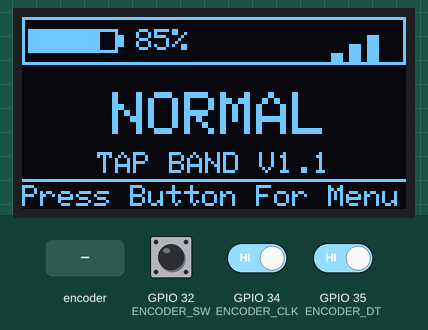
Bench run of a sketch on a simulated ESP32-C6. Shown: 128×64 one-colour display. The test bench sets the inputs (shaded band); at power-on: GPIO 32 (ENCODER_SW) HIGH, GPIO 34 (ENCODER_CLK) HIGH, GPIO 35 (ENCODER_DT) HIGH.

Above: at 1.3 s.
1.4 s: GPIO 32 (ENCODER_SW) driven LOW
At 2.6 s:
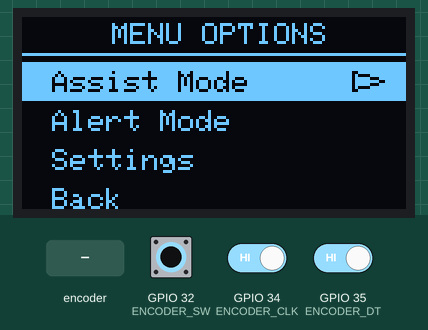
2.9 s: rotary encoder on GPIO 34 (ENCODER_CLK) / GPIO 35 (ENCODER_DT) turned 3 steps (first pin leading)
At 4.6 s:
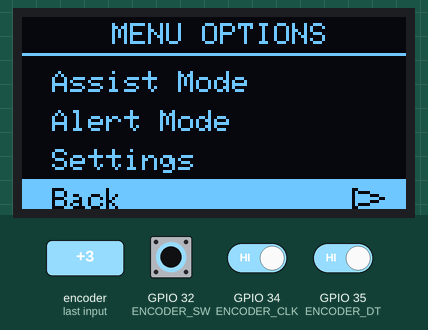
5.0 s: rotary encoder on GPIO 34 (ENCODER_CLK) / GPIO 35 (ENCODER_DT) turned 1 step (first pin leading)
At 6.0 s:
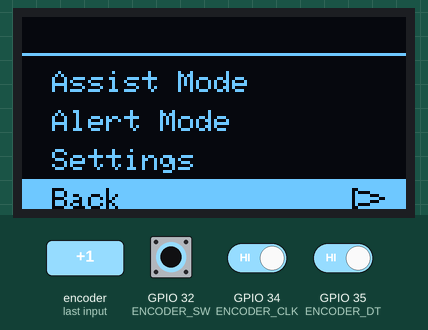
6.7 s: rotary encoder on GPIO 34 (ENCODER_CLK) / GPIO 35 (ENCODER_DT) turned 2 steps (second pin leading)
At 8.2 s:
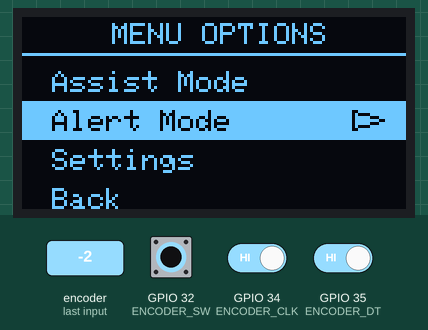
8.6 s: rotary encoder on GPIO 34 (ENCODER_CLK) / GPIO 35 (ENCODER_DT) turned 2 steps (second pin leading)
At 9.6 s:
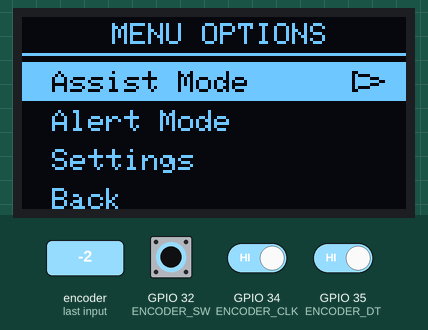
10.5 s: GPIO 32 (ENCODER_SW) pulsed HIGH 2 times (0.12 s each, 0.3 s apart)
At 11.7 s:
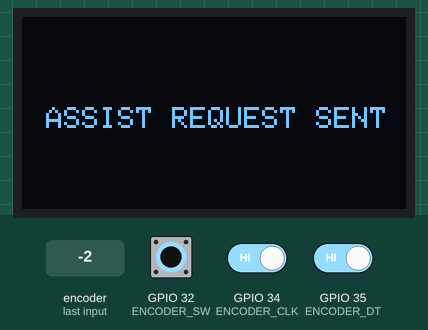
Timing chart, 0 to 13.5 s (numbered marks = the images above; inputs shaded):
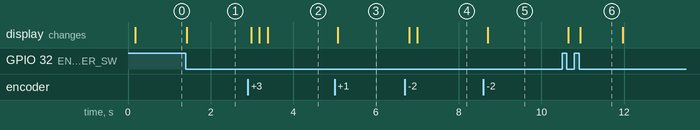

Measured:
- after the input at 1.4 s, the display: changes at once (image 1)
- after the input at 2.9 s, the display: first changes after 0.08 s (image 2 shows a later state)
- after the input at 5.0 s, the display: changes after 0.08 s (image 3)
- after the input at 6.7 s, the display: first changes after 0.10 s (image 4 shows a later state)
- after the input at 8.6 s, the display: changes after 0.10 s (image 5)
- after the input at 10.5 s, the display: first changes after 0.15 s (image 6 shows a later state)
- what the display in image 6 shows lasts 1.1 s, from 10.9 s to 12.0 s

The sketch:

OLED_INTERFAACE.ino
```cpp
#include <Wire.h>
#include <Adafruit_GFX.h>
#include <Adafruit_SSD1306.h>

/* ========== HARDWARE CONFIGURATION ========== */
// Display settings
#define SCREEN_WIDTH 128
#define SCREEN_HEIGHT 64
#define OLED_RESET    -1
#define SDA_PIN 5
#define SCL_PIN 6

// Rotary Encoder with ESP32-C6 compatible pins
#define ENCODER_CLK 34 // CLK pin
#define ENCODER_DT  35  // DT pin
#define ENCODER_SW  32  // Switch pin

Adafruit_SSD1306 display(SCREEN_WIDTH, SCREEN_HEIGHT, &Wire, OLED_RESET);

/* ========== SYSTEM VARIABLES ========== */
// Menu configuration
const char* menuItems[] = { "Assist Mode", "Alert Mode", "Settings", "Back" };
const int menuLength = sizeof(menuItems) / sizeof(menuItems[0]);

enum ScreenState { HOME, MENU, ASSIST_MODE, ALERT_MODE, SETTINGS_MODE };
ScreenState currentScreen = HOME;
int menuIndex = 0;

// Rotary encoder variables
int counter = 0;
int currentStateCLK;
int lastStateCLK;
unsigned long lastButtonPress = 0;
bool buttonPressed = false;

// Status indicators
int batteryLevel = 85;
int wifiStrength = 3; // 0-3 scale

/* ========== MAIN SETUP ========== */
void setup() {
  // Initialize Serial
  Serial.begin(115200);
  while(!Serial); // Wait for serial connection on native USB

  // Set encoder pins as inputs with internal pullups
  pinMode(ENCODER_CLK, INPUT_PULLUP);
  pinMode(ENCODER_DT, INPUT_PULLUP);
  pinMode(ENCODER_SW, INPUT_PULLUP);

  // Read the initial state of CLK
  lastStateCLK = digitalRead(ENCODER_CLK);

  // Initialize display
  Wire.begin(SDA_PIN, SCL_PIN);
  if(!display.begin(SSD1306_SWITCHCAPVCC, 0x3C)) {
    Serial.println(F("SSD1306 allocation failed"));
    for(;;);
  }

  // Initial display setup
  display.clearDisplay();
  display.display();
  delay(100); // Display stabilization

  // Draw initial screen
  drawHomeScreen();
}

/* ========== MAIN LOOP ========== */
void loop() {
  // Read the current state of CLK
  currentStateCLK = digitalRead(ENCODER_CLK);

  // Handle rotary encoder rotation
  if (currentStateCLK != lastStateCLK && currentStateCLK == HIGH) {
    // Only process rotation when in menu screens
    if (currentScreen == MENU || currentScreen == ASSIST_MODE ||
        currentScreen == ALERT_MODE || currentScreen == SETTINGS_MODE) {

      // Determine direction
      if (digitalRead(ENCODER_DT) != currentStateCLK) {
        // Counter-clockwise
        menuIndex = constrain(menuIndex + 1, 0, menuLength - 1);
      } else {
        // Clockwise
        menuIndex = constrain(menuIndex - 1, 0, menuLength - 1);
      }

      // Update menu display if in menu
      if (currentScreen == MENU) {
        drawMenuScreen();
      }
    }
  }
  lastStateCLK = currentStateCLK;

  // Handle button press
  if (digitalRead(ENCODER_SW) == LOW) {
    // Debounce check
    if (millis() - lastButtonPress > 250 && !buttonPressed) {
      buttonPressed = true;
      lastButtonPress = millis();

      handleButtonPress();
    }
  } else {
    buttonPressed = false;
  }

  // Add any periodic checks here if needed
}

/* ========== BUTTON PRESS HANDLER ========== */
void handleButtonPress() {
  switch (currentScreen) {
    case HOME:
      // Enter menu from home screen
      currentScreen = MENU;
      menuIndex = 0;
      drawMenuScreen();
      break;

    case MENU:
      // Handle menu selection
      handleMenuSelection(menuIndex);
      break;

    case ASSIST_MODE:
      sendAssistRequest();
      currentScreen = HOME;
      drawHomeScreen();
      break;

    case ALERT_MODE:
      sendAlertSignal();
      currentScreen = HOME;
      drawHomeScreen();
      break;

    case SETTINGS_MODE:
      currentScreen = MENU;
      drawMenuScreen();
      break;
  }
}

/* ========== MENU FUNCTIONS ========== */
void handleMenuSelection(int index) {
  switch (index) {
    case 0: // Assist Mode
      currentScreen = ASSIST_MODE;
      drawModeScreen("ASSIST MODE", "Press To Request Help");
      break;
    case 1: // Alert Mode
      currentScreen = ALERT_MODE;
      drawModeScreen("ALERT MODE", "Press To Send Alert");
      break;
    case 2: // Settings
      currentScreen = SETTINGS_MODE;
      handleSettings();
      break;
    case 3: // Back
      currentScreen = HOME;
      drawHomeScreen();
      break;
  }
}

/* ========== DISPLAY FUNCTIONS ========== */
void drawHomeScreen() {
  display.clearDisplay();

  // Set text properties
  display.setTextColor(SSD1306_WHITE);

  // Status bar
  display.fillRect(0, 0, SCREEN_WIDTH, 16, SSD1306_BLACK);
  display.drawRect(0, 0, SCREEN_WIDTH, 16, SSD1306_WHITE);

  // Battery indicator
  display.drawRect(2, 4, 30, 8, SSD1306_WHITE);
  display.fillRect(32, 6, 2, 4, SSD1306_WHITE);
  int batteryFill = map(batteryLevel, 0, 100, 0, 28);
  display.fillRect(3, 5, batteryFill, 6, SSD1306_WHITE);
  display.setTextSize(1);
  display.setCursor(38, 4);
  display.print(batteryLevel);
  display.print("%");

  // WiFi indicator
  int wifiX = SCREEN_WIDTH - 25;
  for (int i = 0; i < 3; i++) {
    if (wifiStrength > i) {
      display.fillRect(wifiX + i*6, 12 - i*3, 4, i*3 + 4, SSD1306_WHITE);
    } else {
      display.drawRect(wifiX + i*6, 12 - i*3, 4, i*3 + 4, SSD1306_WHITE);
    }
  }

  // Main content
  display.setTextSize(2);
  display.setCursor(30, 25);
  display.print("NORMAL");

  // Version info
  display.setTextSize(1);
  display.setCursor(25, 45);
  display.print("TAP BAND V1.1");

  // Footer instruction
  display.drawLine(0, SCREEN_HEIGHT-10, SCREEN_WIDTH, SCREEN_HEIGHT-10, SSD1306_WHITE);
  display.setCursor(0, SCREEN_HEIGHT-8);
  display.print("Press Button For Menu");

  display.display();
}

void drawMenuScreen() {
  display.clearDisplay();

  // Header
  display.setTextSize(1);
  display.setCursor(30, 2);
  display.print("MENU OPTIONS");
  display.drawLine(0, 12, SCREEN_WIDTH, 12, SSD1306_WHITE);

  // Menu items
  int itemHeight = 13;
  int startY = 15;

  for (int i = 0; i < menuLength; i++) {
    int y = startY + i * itemHeight;

    if (i == menuIndex) {
      display.fillRect(0, y, SCREEN_WIDTH, itemHeight, SSD1306_WHITE);
      display.setTextColor(SSD1306_BLACK);
    } else {
      display.setTextColor(SSD1306_WHITE);
    }

    display.setCursor(10, y+3);
    display.print(menuItems[i]);

    // Selection indicator
    if (i == menuIndex) {
      display.drawTriangle(110, y+3, 120, y+6, 110, y+9, SSD1306_BLACK);
    }
  }

  // Footer
  int footerY = startY + menuLength * itemHeight;
  if (footerY < SCREEN_HEIGHT - 12) {
    display.drawLine(0, footerY, SCREEN_WIDTH, footerY, SSD1306_WHITE);
    display.setTextColor(SSD1306_WHITE);
    display.setCursor(25, footerY + 2);
    display.print("Rotate to select");
  }

  display.display();
}

void drawModeScreen(const char* title, const char* instruction) {
  display.clearDisplay();

  // Header
  display.setTextSize(1);
  display.setCursor(SCREEN_WIDTH/2 - strlen(title)*3, 2);
  display.print(title);
  display.drawLine(0, 12, SCREEN_WIDTH, 12, SSD1306_WHITE);

  // Instruction
  display.setTextSize(1);
  display.setCursor(SCREEN_WIDTH/2 - strlen(instruction)*3, 30);
  display.print(instruction);

  // Footer
  display.drawLine(0, SCREEN_HEIGHT-10, SCREEN_WIDTH, SCREEN_HEIGHT-10, SSD1306_WHITE);
  display.setCursor(30, SCREEN_HEIGHT-7);
  display.print("Press To confirm");

  display.display();
}

/* ========== APPLICATION FUNCTIONS ========== */
void sendAssistRequest() {
  display.clearDisplay();
  display.setTextSize(1);
  display.setCursor(8, 30);
  display.print("ASSIST REQUEST SENT");
  display.display();
  delay(1000);
}

void sendAlertSignal() {
  display.clearDisplay();
  display.setTextSize(1);
  display.setCursor(8, 30);
  display.print("ALERT REQUEST SENT");
  display.display();
  delay(1000);
}

void handleSettings() {
  display.clearDisplay();
  display.setTextSize(1);
  display.setCursor(40, 20);
  display.print("Settings");
  display.setTextSize(1);
  display.setCursor(10, 40);
  display.print("Feature coming soon");
  display.display();
  delay(1500);
}
```
